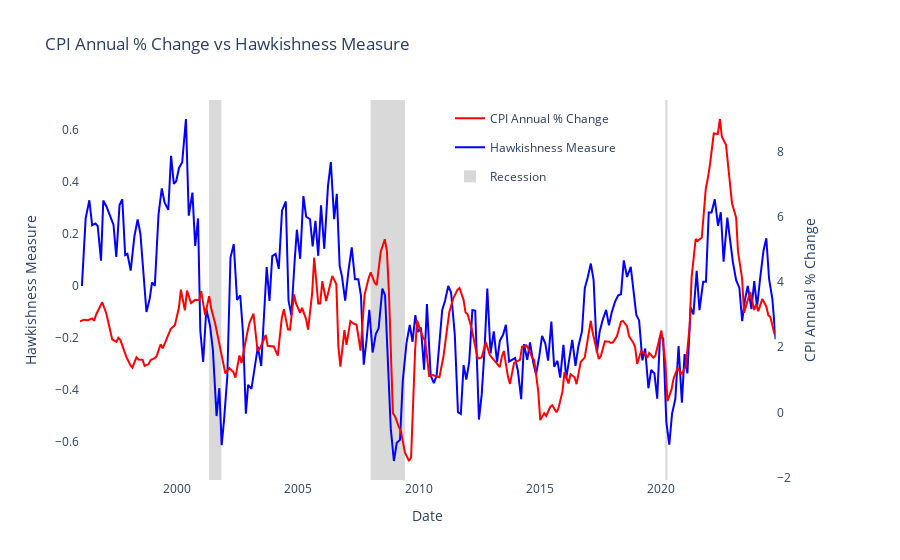

The notebook cell saved with this chart:
### Code cell
fig = make_subplots(specs=[[{"secondary_y": True}]])

fig.add_trace(
    go.Scatter(
        x=merged_df['Date'],
        y=merged_df['cpi_change'],
        name='CPI Annual % Change',
        mode='lines',
        line=dict(color='red')
    ),
    secondary_y=True,
)

fig.add_trace(
    go.Scatter(
        x=merged_df['MEETING_DATE'],
        y=merged_df['hawkishness'],
        name='Hawkishness Measure',
        mode='lines',
        line=dict(color='blue')
    ),
    secondary_y=False,
)


# Add Recession Shading
# Identify recession periods
recession_periods = merged_df[merged_df['is_recession'] == 1]

# Identify the start and end dates of each recession
recession_starts = merged_df[(merged_df['is_recession'] == 1) &
                                     (merged_df['is_recession'].shift(1) == 0)]['date']
recession_ends = merged_df[(merged_df['is_recession'] == 1) &
                                   (merged_df['is_recession'].shift(-1) == 0)]['date']

# Add shaded rectangles for recession periods
first = True
for start, end in zip(recession_starts, recession_ends):
    fig.add_vrect(
        x0=start,
        x1=end,
        fillcolor="gray",
        opacity=0.3,
        layer="below",
        line_width=0,
        legendgroup = 'Recession',
        name = 'Recession',
        showlegend = first
    )
    first = False


# for start, end in zip(recession_starts, recession_ends):
#     plt.axvspan(start, end, color='gray', alpha=0.3, label='Recession' if start == recession_starts.iloc[0] else "")




# Update layout
fig.update_layout(
    title=f'CPI Annual % Change vs Hawkishness Measure',
    xaxis_title='Date',
    yaxis_title='Hawkishness Measure',
    yaxis2_title = 'CPI Annual % Change' ,
    # legend_title='Indicators',
    template='plotly_white',
    hovermode='x unified',
    xaxis=dict(showgrid=False),
    yaxis=dict(showgrid=False,zeroline = False),
    yaxis2=dict(showgrid=False,zeroline = False),
    legend=dict(
        yanchor="top",
        y=0.99,
        xanchor="left",
        x=0.5
)
    )

### Figure 1 — Plotly figure (JSON) as saved in the notebook; plotly's stock layout.template omitted (floating-point values rounded to 4 significant figures; data arrays with more than 128 entries replaced by an {"elided": "..."} marker saying what was removed)
{"data": [{"line": {"color": "red"}, "mode": "lines", "name": "CPI Annual % Change", "type": "scatter", "x": {"elided": "230 str values"}, "xaxis": "x", "y": {"elided": "230 float values"}, "yaxis": "y2"}, {"line": {"color": "blue"}, "mode": "lines", "name": "Hawkishness Measure", "type": "scatter", "x": {"elided": "230 str values"}, "xaxis": "x", "y": {"elided": "230 float values"}, "yaxis": "y"}], "layout": {"hovermode": "x unified", "legend": {"x": 0.5, "xanchor": "left", "y": 0.99, "yanchor": "top"}, "shapes": [{"fillcolor": "gray", "layer": "below", "legendgroup": "Recession", "line": {"width": 0}, "name": "Recession", "opacity": 0.3, "showlegend": true, "type": "rect", "x0": "2001-05-01T00:00:00", "x1": "2001-11-01T00:00:00", "xref": "x", "y0": 0, "y1": 1, "yref": "y domain"}, {"fillcolor": "gray", "layer": "below", "legendgroup": "Recession", "line": {"width": 0}, "name": "Recession", "opacity": 0.3, "showlegend": false, "type": "rect", "x0": "2008-01-01T00:00:00", "x1": "2009-06-01T00:00:00", "xref": "x", "y0": 0, "y1": 1, "yref": "y domain"}, {"fillcolor": "gray", "layer": "below", "legendgroup": "Recession", "line": {"width": 0}, "name": "Recession", "opacity": 0.3, "showlegend": false, "type": "rect", "x0": "2020-03-01T00:00:00", "x1": "2020-04-01T00:00:00", "xref": "x", "y0": 0, "y1": 1, "yref": "y domain"}], "title": {"text": "CPI Annual % Change vs Hawkishness Measure"}, "xaxis": {"anchor": "y", "domain": [0, 0.94], "showgrid": false, "title": {"text": "Date"}}, "yaxis": {"anchor": "x", "domain": [0, 1], "showgrid": false, "title": {"text": "Hawkishness Measure"}, "zeroline": false}, "yaxis2": {"anchor": "x", "overlaying": "y", "showgrid": false, "side": "right", "title": {"text": "CPI Annual % Change"}, "zeroline": false}}}
